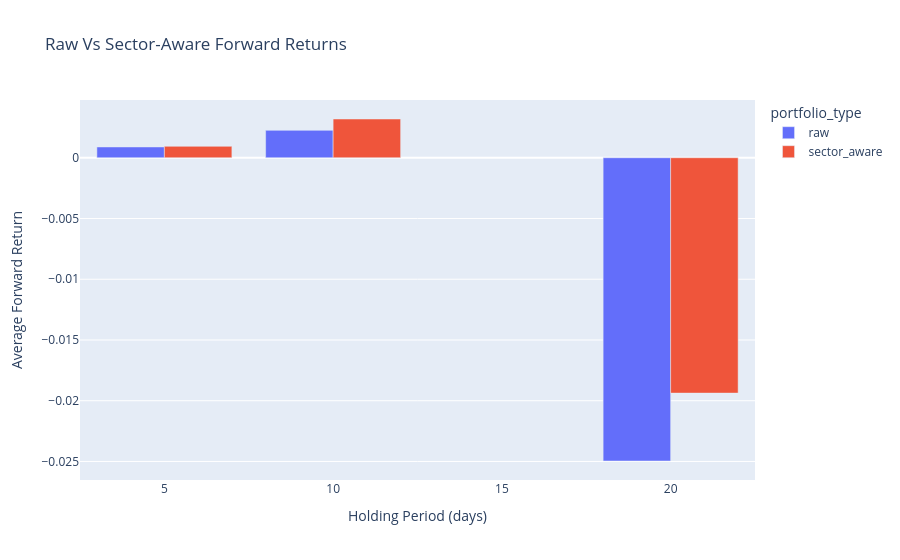
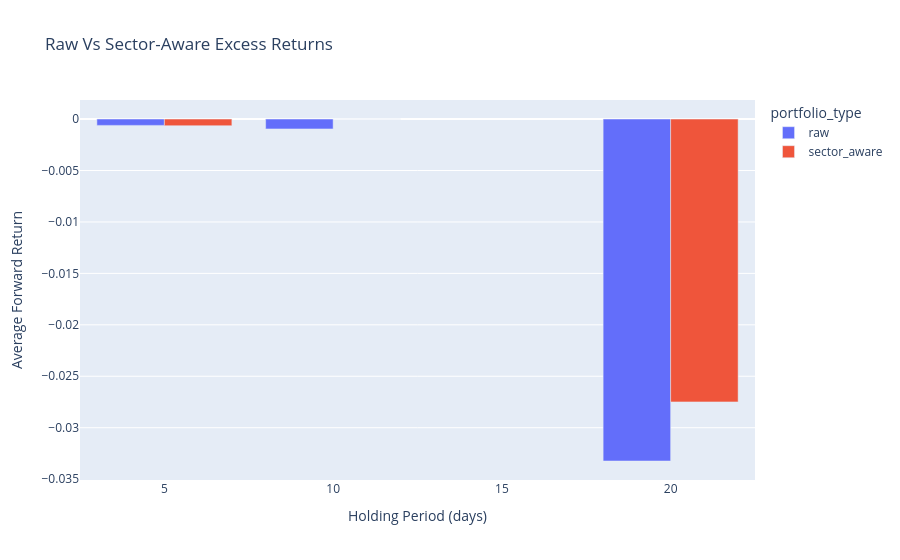
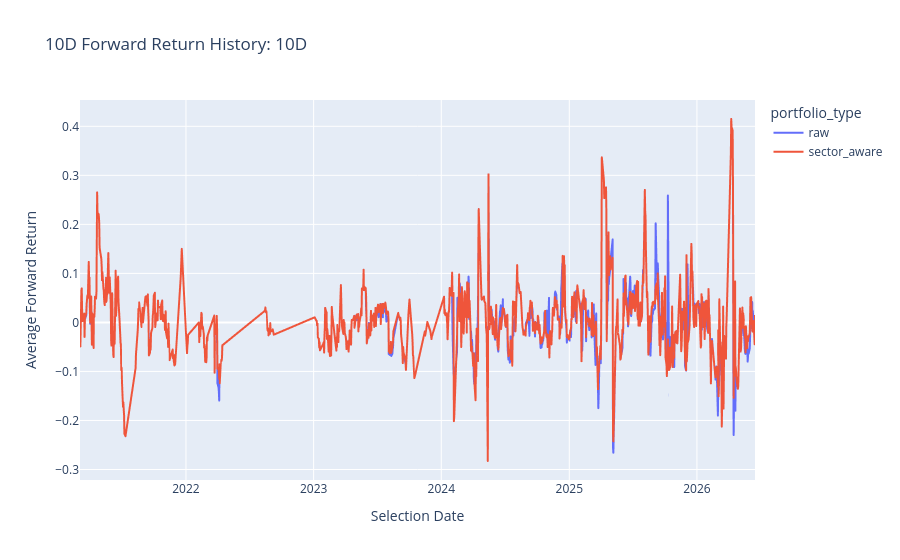

Notebook code cell kept with these figures, in order:
### Code cell
# Cell: Backtest Screener Quality
backtest_cfg = screen_config["backtest"]
backtest_results = compare_screen_backtests(
    screen_df,
    top_n=backtest_cfg["top_n"],
    holding_periods=backtest_cfg["holding_periods"],
    only_watchlist=backtest_cfg["only_watchlist"],
    max_names_per_sector=sector_cfg["max_names_per_sector"],
    sector_col=sector_cfg["column"],
    unknown_sector=sector_cfg["unknown_label"],
    benchmark_symbol=backtest_cfg.get("benchmark_symbol", "VNINDEX"),
    benchmark_path=backtest_cfg.get("benchmark_path"),
)

display(backtest_results["summary"])
display(backtest_horizon_chart(backtest_results["summary"], title="Raw Vs Sector-Aware Forward Returns"))
display(backtest_horizon_chart(backtest_results["summary"], value_col="avg_excess_return", title="Raw Vs Sector-Aware Excess Returns"))
display(backtest_path_chart(backtest_results["by_date"], holding_period=10, title="10D Forward Return History"))

### Figure 1 — Plotly figure (JSON) as saved in the notebook; plotly's stock layout.template omitted (floating-point values rounded to 4 significant figures)
{"data": [{"alignmentgroup": "True", "hovertemplate": "portfolio_type=raw<br>Holding Period (days)=%{x}<br>Average Forward Return=%{y}<extra></extra>", "legendgroup": "raw", "marker": {"color": "#636efa", "pattern": {"shape": ""}}, "name": "raw", "offsetgroup": "raw", "orientation": "v", "showlegend": true, "textposition": "auto", "type": "bar", "x": [5, 10, 20], "xaxis": "x", "y": [0.0008871, 0.002254, -0.02496], "yaxis": "y"}, {"alignmentgroup": "True", "hovertemplate": "portfolio_type=sector_aware<br>Holding Period (days)=%{x}<br>Average Forward Return=%{y}<extra></extra>", "legendgroup": "sector_aware", "marker": {"color": "#EF553B", "pattern": {"shape": ""}}, "name": "sector_aware", "offsetgroup": "sector_aware", "orientation": "v", "showlegend": true, "textposition": "auto", "type": "bar", "x": [5, 10, 20], "xaxis": "x", "y": [0.0009379, 0.003188, -0.01937], "yaxis": "y"}], "layout": {"autosize": true, "barmode": "group", "legend": {"title": {"text": "portfolio_type"}, "tracegroupgap": 0}, "title": {"text": "Raw Vs Sector-Aware Forward Returns"}, "xaxis": {"anchor": "y", "autorange": true, "domain": [0, 1], "range": [2.5, 22.5], "title": {"text": "Holding Period (days)"}, "type": "linear"}, "yaxis": {"anchor": "x", "autorange": true, "domain": [0, 1], "range": [-0.02652, 0.004752], "title": {"text": "Average Forward Return"}, "type": "linear"}}}

### Figure 2 — Plotly figure (JSON) as saved in the notebook; plotly's stock layout.template omitted (floating-point values rounded to 4 significant figures)
{"data": [{"alignmentgroup": "True", "hovertemplate": "portfolio_type=raw<br>Holding Period (days)=%{x}<br>Average Forward Return=%{y}<extra></extra>", "legendgroup": "raw", "marker": {"color": "#636efa", "pattern": {"shape": ""}}, "name": "raw", "offsetgroup": "raw", "orientation": "v", "showlegend": true, "textposition": "auto", "type": "bar", "x": [5, 10, 20], "xaxis": "x", "y": [-0.0006143, -0.0009585, -0.03324], "yaxis": "y"}, {"alignmentgroup": "True", "hovertemplate": "portfolio_type=sector_aware<br>Holding Period (days)=%{x}<br>Average Forward Return=%{y}<extra></extra>", "legendgroup": "sector_aware", "marker": {"color": "#EF553B", "pattern": {"shape": ""}}, "name": "sector_aware", "offsetgroup": "sector_aware", "orientation": "v", "showlegend": true, "textposition": "auto", "type": "bar", "x": [5, 10, 20], "xaxis": "x", "y": [-0.0006476, 6.842e-06, -0.02749], "yaxis": "y"}], "layout": {"autosize": true, "barmode": "group", "legend": {"title": {"text": "portfolio_type"}, "tracegroupgap": 0}, "title": {"text": "Raw Vs Sector-Aware Excess Returns"}, "xaxis": {"anchor": "y", "autorange": true, "domain": [0, 1], "range": [2.5, 22.5], "title": {"text": "Holding Period (days)"}, "type": "linear"}, "yaxis": {"anchor": "x", "autorange": true, "domain": [0, 1], "range": [-0.03508, 0.001854], "title": {"text": "Average Forward Return"}, "type": "linear"}}}

### Figure 3 — Plotly figure (JSON) as saved in the notebook; plotly's stock layout.template omitted (floating-point values rounded to 4 significant figures; data arrays with more than 128 entries replaced by an {"elided": "..."} marker saying what was removed)
{"data": [{"hovertemplate": "portfolio_type=raw<br>Selection Date=%{x}<br>Average Forward Return=%{y}<extra></extra>", "legendgroup": "raw", "line": {"color": "#636efa", "dash": "solid"}, "marker": {"symbol": "circle"}, "mode": "lines", "name": "raw", "showlegend": true, "type": "scattergl", "x": {"elided": "953 str values"}, "xaxis": "x", "y": {"elided": "953 float values"}, "yaxis": "y"}, {"hovertemplate": "portfolio_type=sector_aware<br>Selection Date=%{x}<br>Average Forward Return=%{y}<extra></extra>", "legendgroup": "sector_aware", "line": {"color": "#EF553B", "dash": "solid"}, "marker": {"symbol": "circle"}, "mode": "lines", "name": "sector_aware", "showlegend": true, "type": "scattergl", "x": {"elided": "953 str values"}, "xaxis": "x", "y": {"elided": "953 float values"}, "yaxis": "y"}], "layout": {"autosize": true, "legend": {"title": {"text": "portfolio_type"}, "tracegroupgap": 0}, "title": {"text": "10D Forward Return History: 10D"}, "xaxis": {"anchor": "y", "autorange": true, "domain": [0, 1], "range": ["2021-03-04", "2026-06-16"], "title": {"text": "Selection Date"}, "type": "date"}, "yaxis": {"anchor": "x", "autorange": true, "domain": [0, 1], "range": [-0.3214, 0.4537], "title": {"text": "Average Forward Return"}, "type": "linear"}}}
